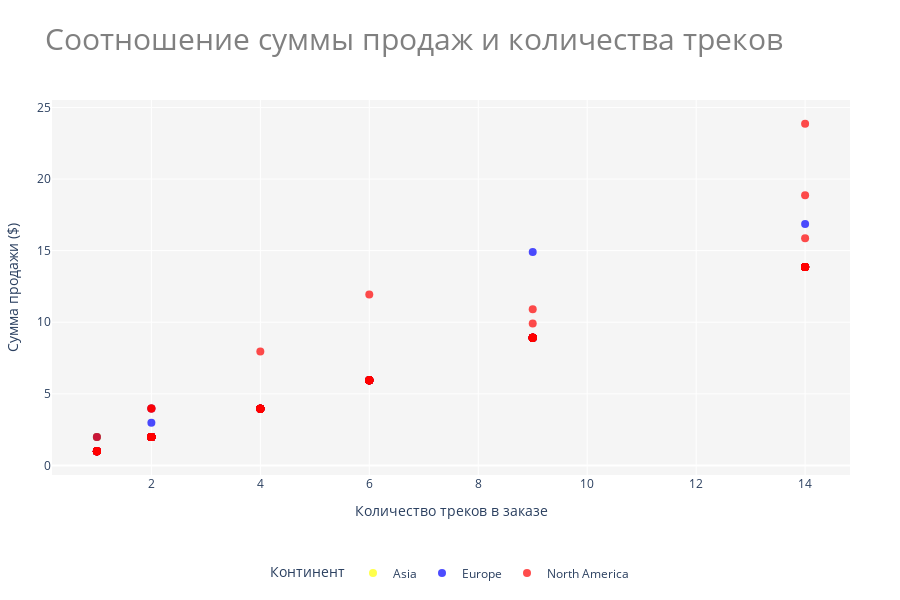

Notebook code cell kept with this figure:
### Markdown cell above
- Добавьте название диаграмме. Шрифт должен быть 30, цвет шрифта серый.

### Code cell
# 4 exercise
fig.update_layout(
    title={
        'text': "Соотношение суммы продаж и количества треков",
        'font': {
            'size': 30,
            'color': 'gray'
        }
    },
    plot_bgcolor='rgba(245,245,245,1)',
    margin=dict(l=50, r=50, b=50, t=100),
    legend=dict(
        title='Континент',
        orientation="h",
        yanchor="bottom",
        y=-0.3,
        xanchor="center",
        x=0.5
    )
)

fig.update_traces(marker=dict(size=8, opacity=0.7))

### Figure 1 — Plotly figure (JSON) as saved in the notebook; plotly's stock layout.template omitted (floating-point values rounded to 4 significant figures; data arrays with more than 128 entries replaced by an {"elided": "..."} marker saying what was removed)
{"data": [{"customdata": [["India"], ["India"], ["India"], ["India"], ["India"], ["India"], ["India"], ["India"], ["India"], ["India"], ["India"], ["India"], ["India"]], "hovertemplate": "Континент=Asia<br>Количество треков в заказе=%{x}<br>Сумма продажи ($)=%{y}<br>country=%{customdata[0]}<extra></extra>", "legendgroup": "Asia", "marker": {"color": "yellow", "opacity": 0.7, "size": 8, "symbol": "circle"}, "mode": "markers", "name": "Asia", "orientation": "v", "showlegend": true, "type": "scatter", "x": [2, 2, 9, 14, 1, 4, 1, 14, 6, 9, 6, 2, 4], "xaxis": "x", "y": [1.98, 1.98, 8.91, 13.86, 1.99, 3.96, 1.99, 13.86, 5.94, 8.91, 5.94, 1.98, 3.96], "yaxis": "y"}, {"customdata": [["Germany"], ["Germany"], ["Germany"], ["France"], ["Germany"], ["Germany"], ["Germany"], ["France"], ["France"], ["France"], ["Germany"], ["Germany"], ["France"], ["Germany"], ["France"], ["France"], ["Germany"], ["Germany"], ["Germany"], ["France"], ["France"], ["France"], ["France"], ["Germany"], ["Germany"], ["Germany"], ["France"], ["France"], ["France"], ["France"], ["France"], ["Germany"], ["Germany"], ["France"], ["France"], ["France"], ["France"], ["Germany"], ["France"], ["France"], ["Germany"], ["France"], ["France"], ["Germany"], ["France"], ["France"], ["France"], ["Germany"], ["Germany"], ["France"], ["Germany"], ["France"], ["France"], ["Germany"], ["Germany"], ["Germany"], ["France"], ["France"], ["Germany"], ["France"], ["Germany"], ["France"], ["France"]], "hovertemplate": "Континент=Europe<br>Количество треков в заказе=%{x}<br>Сумма продажи ($)=%{y}<br>country=%{customdata[0]}<extra></extra>", "legendgroup": "Europe", "marker": {"color": "blue", "opacity": 0.7, "size": 8, "symbol": "circle"}, "mode": "markers", "name": "Europe", "orientation": "v", "showlegend": true, "type": "scatter", "x": [4, 14, 6, 14, 14, 2, 9, 4, 14, 2, 1, 2, 1, 1, 2, 4, 1, 4, 6, 6, 9, 4, 2, 2, 9, 2, 2, 6, 2, 2, 6, 6, 2, 2, 9, 2, 2, 2, 1, 4, 9, 2, 9, 4, 4, 1, 9, 2, 14, 1, 9, 14, 1, 6, 2, 4, 14, 6, 14, 6, 1, 14, 9], "xaxis": "x", "y": [3.96, 13.86, 5.94, 13.86, 13.86, 1.98, 8.91, 3.96, 13.86, 3.98, 0.99, 1.98, 0.99, 0.99, 1.98, 3.96, 0.99, 3.96, 5.94, 5.94, 8.91, 3.96, 1.98, 1.98, 14.91, 1.98, 1.98, 5.94, 2.98, 1.98, 5.94, 5.94, 1.98, 1.98, 8.91, 1.98, 1.98, 1.98, 1.99, 3.96, 8.91, 1.98, 8.91, 3.96, 3.96, 0.99, 8.91, 1.98, 13.86, 0.99, 8.91, 13.86, 0.99, 5.94, 1.98, 3.96, 16.86, 5.94, 13.86, 5.94, 0.99, 13.86, 8.91], "yaxis": "y"}, {"customdata": {"elided": "147x1 str values"}, "hovertemplate": "Континент=North America<br>Количество треков в заказе=%{x}<br>Сумма продажи ($)=%{y}<br>country=%{customdata[0]}<extra></extra>", "legendgroup": "North America", "marker": {"color": "red", "opacity": 0.7, "size": 8, "symbol": "circle"}, "mode": "markers", "name": "North America", "orientation": "v", "showlegend": true, "type": "scatter", "x": {"elided": "147 int values"}, "xaxis": "x", "y": {"elided": "147 float values"}, "yaxis": "y"}], "layout": {"height": 600, "legend": {"orientation": "h", "title": {"text": "Континент"}, "tracegroupgap": 0, "x": 0.5, "xanchor": "center", "y": -0.3, "yanchor": "bottom"}, "margin": {"b": 50, "l": 50, "r": 50, "t": 100}, "plot_bgcolor": "rgba(245,245,245,1)", "title": {"font": {"color": "gray", "size": 30}, "text": "Соотношение суммы продаж и количества треков"}, "xaxis": {"anchor": "y", "domain": [0, 1], "title": {"text": "Количество треков в заказе"}}, "yaxis": {"anchor": "x", "domain": [0, 1], "title": {"text": "Сумма продажи ($)"}}}}
